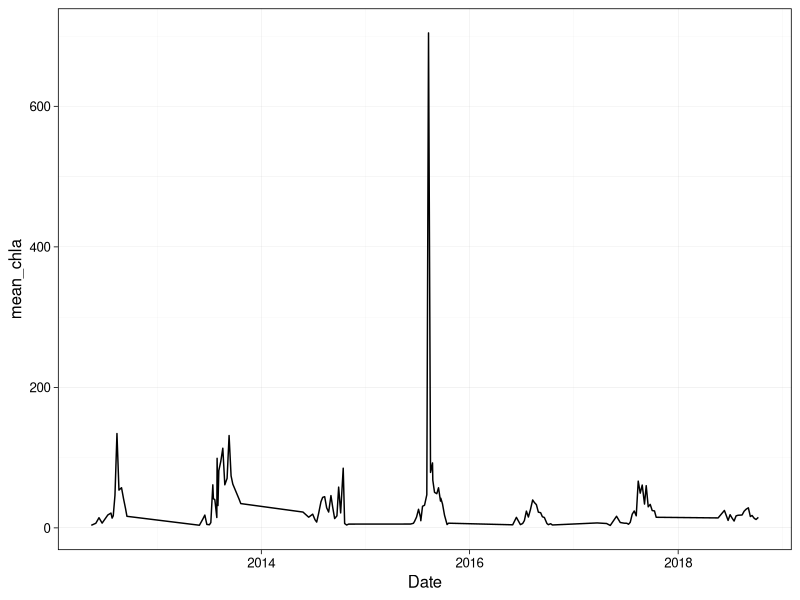
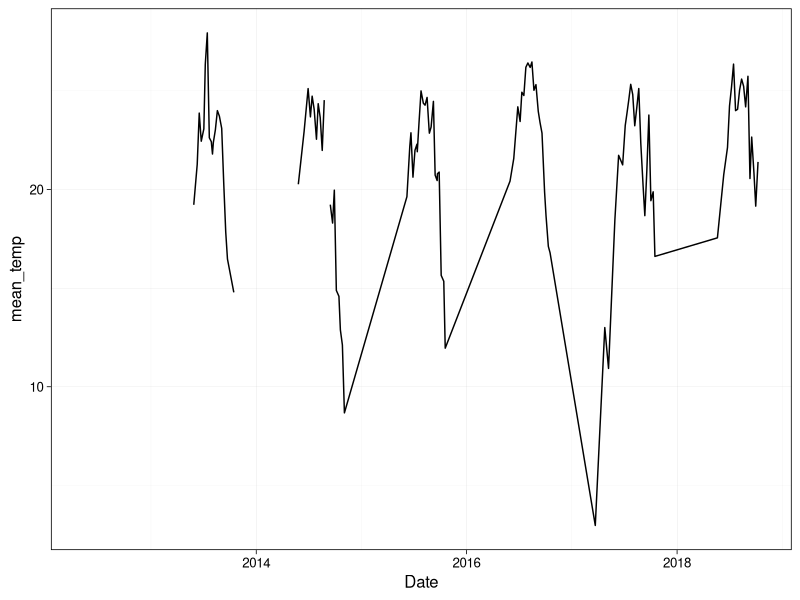
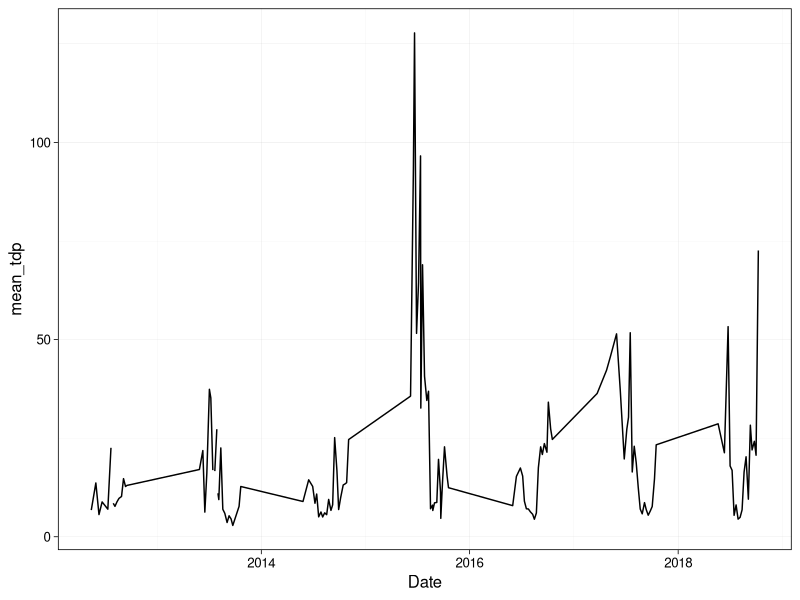
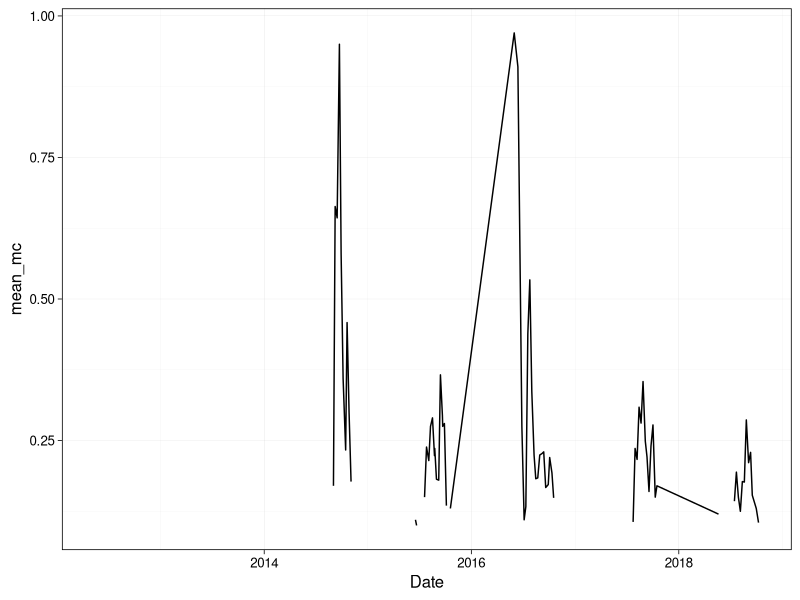

The R script that drew these images, in order: (Note: this script raises an error after producing the figures.)
library(tidyverse)
#install.packages("lubridate")
library(lubridate)

##setting ggplot theme
ggplot_theme <- theme_linedraw(base_size = 12) +
  theme(panel.grid=element_line(colour="gray"),
        axis.text = element_text(color = "black"), 
        legend.position = "top")
theme_set(ggplot_theme)

##load data
Erie_data <- read.csv("./Data/Processed/Erie_2012_2018_processed.csv")
View(Erie_data)

##data wrangling
class(Erie_data$Date)
Erie_data$Date <- as.Date(Erie_data$Date, format="%m/%d/%Y")

Erie_data_subset <- data_frame(Erie_data$Date, Erie_data$Sample.Depth.category, 
                               Erie_data$CTD.Temperature.b0C, 
                               Erie_data$CTD.Dissolved.Oxygen.mg.L,
                               Erie_data$Dissolved.Microcystin.b5g.L,
                               Erie_data$Extracted.Chlorophyll.a.b5g.L, 
                               Erie_data$Extracted.Phycocyanin.b5g.L, 
                               Erie_data$Total.Dissolved.Phosphorus.b5g.P.L,
                               Erie_data$Ammonia.b5g.N.L,
                               Erie_data$Nitrate..Nitrite.mg.N.L,
                               Erie_data$Urea.b5g.N.L)

colnames(Erie_data_subset) <- c("Date", "Depth_category", "Temp", "DO", "MC", "Chla", "PC", "TDP", "NH3", "NO23", "urea")
View(Erie_data_subset)

Erie_data_date_means <- Erie_data_subset %>%
  group_by(Date) %>%
  summarize(mean_chla = mean(Chla, na.rm=T),
            mean_temp = mean(Temp, na.rm=T),
            mean_mc = mean(MC,na.rm=T),
            mean_do = mean(DO,na.rm=T),
            mean_tdp = mean(TDP, na.rm=T),
            mean_no23 = mean(NO23, na.rm=T)) %>%
  mutate(month = month(Date)) %>%
  mutate(year = year(Date))

View(Erie_data_date_means)

chla_plot <- ggplot() +
  geom_line(data=Erie_data_date_means, aes(x=Date, y=mean_chla))

chla_plot

temp_plot <- ggplot() +
  geom_line(data=Erie_data_date_means, aes(x=Date, y=mean_temp))

temp_plot

tdp_plot <- ggplot() +
  geom_line(data=Erie_data_date_means, aes(x=Date, y=mean_tdp))

tdp_plot

mc_plot <- ggplot() +
  geom_line(data=Erie_data_date_means, aes(x=Date, y=mean_mc))

mc_plot

  
  
Erie_data_month_means <- Erie_data_subset %>%
    mutate(month = month(Date)) %>%
    mutate(year = year(Date)) %>%
    group_by(year, month) %>%
    summarize(mean_chla = mean(Chla, na.rm=T),
              mean_temp = mean(Temp, na.rm=T),
              mean_mc = mean(MC, na.rm=T), 
              mean_do = mean(DO, na.rm=T), 
              mean_tdp = mean(TDP, na.rm=T),
              mean_no23 = mean(NO23, na.rm=T)) 
  
View(Erie_data_month_means)

Erie_data_2022 <- read.csv("./Data/Processed/Erie_2022_processed.csv")
View(Erie_data_2022)

Erie_data_2022_means <- Erie_data_2022 %>%
  mutate(month = month(Date)) %>%
  mutate(year = year(Date)) %>%
  group_by(year, month) %>%
  summarize(mean_chla = mean(Chla, na.rm=T),
            mean_temp = mean(Temp, na.rm=T),
            mean_mc = mean(MC, na.rm=T), 
            mean_do = mean(DO, na.rm=T), 
            mean_tdp = mean(TDP, na.rm=T),
            mean_no23 = mean(NO23, na.rm=T)) 
  
chla_plot_ext <- ggplot() +
  geom_line(data=filter(Erie_data_month_means, year=="2012"), aes(x=month, y=mean_chla),
            color="red") +
  geom_line(data=filter(Erie_data_month_means, year=="2013"), aes(x=month, y=mean_chla)) +
  geom_line(data=filter(Erie_data_month_means, year=="2014"), aes(x=month, y=mean_chla)) +
  geom_line(data=filter(Erie_data_month_means, year=="2015"), aes(x=month, y=mean_chla)) +
  geom_line(data=filter(Erie_data_month_means, year=="2016"), aes(x=month, y=mean_chla)) +
  geom_line(data=filter(Erie_data_month_means, year=="2017"), aes(x=month, y=mean_chla)) +
  geom_line(data=filter(Erie_data_month_means, year=="2018"), aes(x=month, y=mean_chla)) +
  geom_line(data=filter(Erie_data_2022), aes(x=month, y=mean_chla))

chla_plot_ext

temp_plot_ext <- ggplot() +
  geom_line(data=filter(Erie_data_surface_ext, year=="2017"), aes(x=Date, y=mean_temp))

temp_plot_ext


